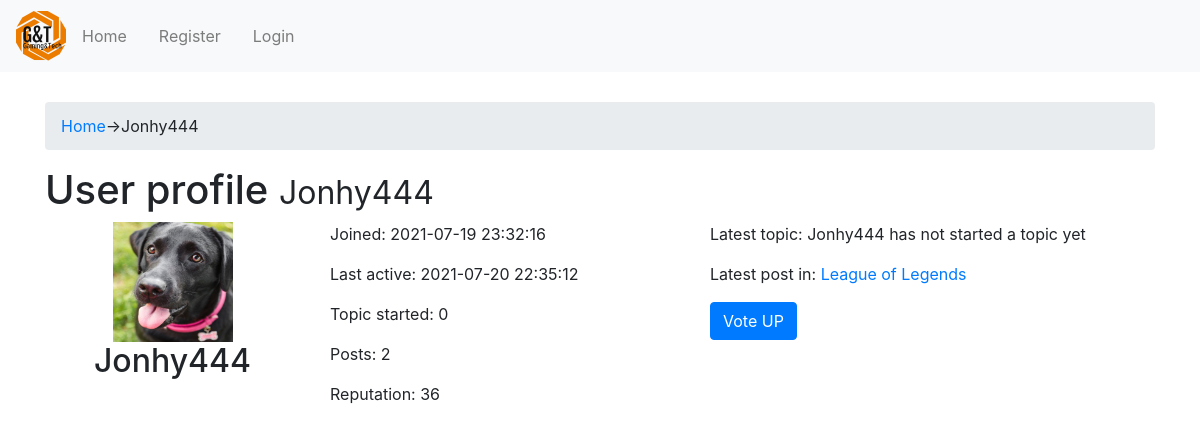
/PAP/user/Jonhy444, run on the app's committed database.
### tables this page shows
CREATE TABLE `users` (
  `id` int(11) UNSIGNED NOT NULL,
  `username` varchar(255) NOT NULL DEFAULT '',
  `email` varchar(255) NOT NULL DEFAULT '',
  `password` varchar(255) NOT NULL DEFAULT '',
  `avatar` varchar(255) DEFAULT 'default.jpg',
  `created_at` datetime NOT NULL,
  `updated_at` datetime DEFAULT NULL,
  `updated_by` int(11) UNSIGNED NOT NULL,
  `is_admin` tinyint(1) UNSIGNED NOT NULL DEFAULT 0,
  `is_moderator` tinyint(1) UNSIGNED NOT NULL DEFAULT 0,
  `is_confirmed` tinyint(1) UNSIGNED NOT NULL DEFAULT 0,
  `fame` int(4) NOT NULL DEFAULT 0,
  `users_helped` longtext NOT NULL CHECK (json_valid(`users_helped`))
);

CREATE TABLE `posts` (
  `id` int(11) UNSIGNED NOT NULL,
  `content` longtext NOT NULL,
  `user_id` int(11) UNSIGNED NOT NULL,
  `topic_id` int(11) UNSIGNED NOT NULL,
  `created_at` datetime NOT NULL,
  `updated_at` datetime DEFAULT NULL,
  `replying_to` int(11) DEFAULT NULL,
  `deleted` tinyint(4) NOT NULL,
  `updated_by` int(11) NOT NULL,
  `img` varchar(255) DEFAULT NULL
);

CREATE TABLE `topics` (
  `id` int(11) UNSIGNED NOT NULL,
  `title` varchar(255) NOT NULL DEFAULT '',
  `slug` varchar(255) NOT NULL DEFAULT '',
  `created_at` datetime NOT NULL,
  `updated_at` datetime DEFAULT NULL,
  `user_id` int(11) UNSIGNED NOT NULL,
  `forum_id` int(11) UNSIGNED NOT NULL
);

### PAP/index.php (called while the page is built, shortened)
<?php
require_once BASEPATH.'core/CodeIgniter.php';

### PAP/application/models/User_model.php (called while the page is built, shortened)
<?php
class User_model extends CI_Model{
	public function __construct(){
		$this->table='users';
	}
	public  function  getIdByUsername($username){
		$query=$this->db->get_where($this->table,array('username'=>$username));
		$dadosUser=$query->result();
		return $dadosUser[0]->id;
}
	public function getUserById($user_id) {
		$this->db->from($this->table);
		$this->db->where('id', $user_id);
		return $this->db->get()->row();
	}
	public function count_user_posts($user_id) {
		$this->db->select('id');
		$this->db->from('posts');
		$this->db->where('user_id', $user_id);
		return $this->db->get()->num_rows();
	}
	public function count_user_topics($user_id) {
		$this->db->select('id');
		$this->db->from('topics');
		$this->db->where('user_id', $user_id);
		return $this->db->get()->num_rows();
	}
	public function get_user_last_post($user_id) {
		$this->db->from('posts');
		$this->db->where('user_id', $user_id);
		$this->db->order_by('created_at', 'DESC');
		$this->db->limit(1);
		return $this->db->get()->row();
	}
	public function get_user_last_topic($user_id) {
		$this->db->from('topics');
		$this->db->where('user_id', $user_id);
		$this->db->order_by('created_at', 'DESC');
		$this->db->limit(1);
		return $this->db->get()->row();
	}
}

### PAP/application/models/Forum_model.php (called while the page is built, shortened)
<?php
class Forum_model extends CI_Model {
	public function getForum($forum_id) {
		$this->db->from('forums');
		$this->db->where('id', $forum_id);
		return $this->db->get()->row();
	}
	public function getTopic($topic_id) {
		$this->db->from('topics');
		$this->db->where('id', $topic_id);
		return $this->db->get()->row();
	}
}

### PAP/application/views/user/profile/profile.php (the view, shortened to what this page needs)
<div class="container">
	<div class="row">
		<div class="col-md-12">
			<?= $breadcrumb ?>
		</div>
		<div class="col-md-12">
			<div class="page-header">
				<h1>User profile <small><?= $user->username ?></small> <?= $edit_button ?></h1>
			</div>
		</div>
		<div class="col-md-12">
			<div class="row">
				<div class="col-sm-3 text-center">
					<img class="avatar" src="<?=base_url('uploads/avatars/').$user->avatar?>" width="120px" height="120px">
					<h2><?= $user->username ?></h2>
				</div>
				<div class="col-sm-4 col-sm-offset-1">
					<p>Joined: <?= $user->created_at ?></p>
					<p>Last active: <?= $user->latest_post->created_at ?></p>
					<p>Topic started: <?= $user->count_topics ?></p>
					<p>Posts: <?= $user->count_posts ?></p>
					<p>Reputation: <?= $user->fame ?></p>
				</div>
				<div class="col-sm-5">
					<?php if (isset($user->latest_topic->permalink)) : ?>
						<p>Latest topic: <a href="<?= $user->latest_topic->permalink ?>"><?= $user->latest_topic->title ?></a></p>
					<?php else : ?>
						<p>Latest topic: <?= $user->latest_topic->title ?></p>
					<?php endif; ?>
					<?php if (isset($user->latest_post->topic->permalink)) : ?>
						<p>Latest post in: <a href="<?= $user->latest_post->topic->permalink ?>"><?= $user->latest_post->topic->title ?></a></p>
					<?php else : ?>
						<p>Latest post in: <?= $user->username ?> has not posted yet</p>
					<?php endif; ?>
					<a class="btn btn-xs btn-primary" href="<?= base_url('vote/'.$user->id ) ?>"> Vote UP</a>
				</div>
			</div>
		</div>
	</div>
</div>

### data on the page
users: username "Jonhy444", avatar (picture), created_at "2021-07-19 23:32:16", fame "36"
posts: created_at "2021-07-20 22:35:12"
topics: title "League of Legends"

### other printed values
$username "Jonhy444"
$user->count_topics "0"
$user->count_posts "2"
$user->latest_topic->title "Jonhy444 has not started a topic yet"
